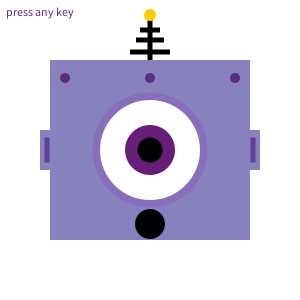
Frame 1 (no input)
Frame 60 (the mouse pressed at the canvas centre just before this capture): identical to frame 1, image omitted
Frame 120 (the mouse held since frame 60 and released just before this capture): identical to frame 1, image omitted

The Processing sketch that drew this single still picture (run headless with seeded random() and noise(); from frame 60 on, the mouse is pressed at the canvas centre):

// Processing sketch: processing_132409
// ── processing_132409.pde

boolean flipFlop = false;
String keyPrompt = "press any key";
int eyeBallDiam;
int eyeBallColorR;
int eyeBallColorG;
int eyeBallColorB;
int mouthHeight;

void setup(){
  size(300, 300);
  background(240,237,194);
  textSize(12);
  smooth();
}
 
void draw(){
  if (flipFlop == false){
    eyeBallDiam = 50;
    eyeBallColorR = 103;
    eyeBallColorG = 30;
    eyeBallColorB = 119;
    mouthHeight = 30;
  }
  if (flipFlop == true){
    eyeBallDiam = 80;
    eyeBallColorR = 119;
    eyeBallColorG = 179;
    eyeBallColorB = 155;
    mouthHeight = 50;
  }
  makeFace();
  smooth();
  text(keyPrompt,-145,-135);
}
 
void keyPressed(){
  flipFlop =! flipFlop;
  keyPrompt = ("");
}
void makeFace(){
  background(255);
  noStroke();
  rectMode(CENTER);
  // this is important - changes zero location for all future coordinates
  translate(150,150);
   
rectMode(CENTER);
fill(135,129,189);
noStroke();
rect(0,0,200,180);

fill(135,111,189);
ellipse(0,0,115,115);

fill(255);
ellipse(0,0,100,100);

fill(103,30,119);
ellipse(0,0,eyeBallDiam,eyeBallDiam);

fill(0,0,0);
ellipse(0,0,25,25);

fill(0,0,0);
ellipse(0,74,30,mouthHeight);

fill(135,129,189);
noStroke();
rect(-90,0,40,40);

fill(135,129,189);
noStroke();
rect(90,0,40,40);

fill(95,65,152);
noStroke();
rect(-103,0,5,25);

fill(95,65,152);
noStroke();
rect(103,0,5,25);

fill(0);
noStroke();
rect(0,-110,5,40);

fill(0);
noStroke();
rect(0,-98,40,5);

fill(0);
noStroke();
rect(0,-110,28,5);

fill(0);
noStroke();
rect(0,-120,20,5);

fill(255,205,3);
ellipse(0,-135,12,12);

fill(93,44,128);
ellipse(-85,-72,10,10);

fill(93,44,128);
ellipse(85,-72,10,10);

fill(93,44,128);
ellipse(0,-72,10,10);
}
